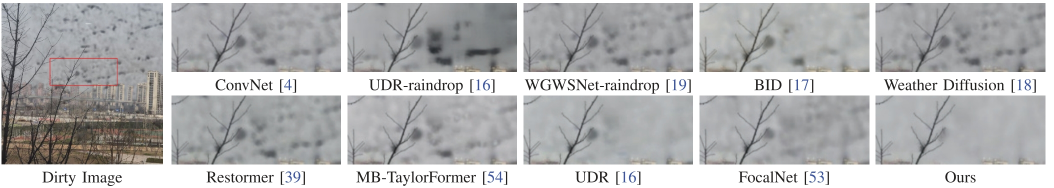
#> input picture assets/real_example.jpg, 2107 x 376 px (shown at 1/2 size)
$ python prepare_clean.py --input_dir ../assets --output_dir out
#> lines starting #> are read from the running program, lines starting #| are printed output that depends on the picture
"""Prepare clean 256x256 patches from DIV2K / Flickr2K images.

Each source image is rotated to portrait, center-square cropped, and resized
to ``--size`` (256 by default), following the dataset construction of the
paper. Suggested split (matching the released data): Flickr2K images
0001-2000 for training, 2001+ for testing (100 random images).

Usage:
    python synthesis/prepare_clean.py --input_dir /path/to/Flickr2K_HR \
        --output_dir datasets_clean/train --size 256
"""
import argparse
import os

import cv2
import numpy as np


def process(img, size):
#> called with size = 256
    H, W, C = img.shape
#> H = 376; W = 2107; C = 3
    if W > H:
        img = np.transpose(img, [1, 0, 2])
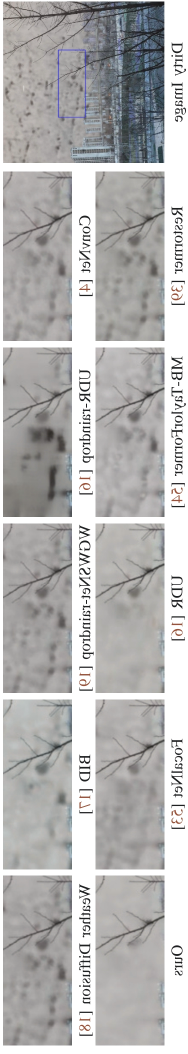
#> img: shape (2107, 376, 3) (shown at 1/2 size); mean of channels 0, 1, 2 180.3, 180.7, 181.4; drawn as B, G, R
        H, W = img.shape[:2]
#> H = 2107; W = 376
    mid = W // 2
#> mid = 188
    half = H // 2
#> half = 1053
    img = img[:, mid - half:mid + half, :]
    return cv2.resize(img, (size, size))
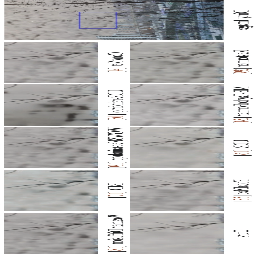
#> returned value: shape (256, 256, 3); mean of channels 0, 1, 2 179.9, 180.2, 181; drawn as B, G, R


def main():
    parser = argparse.ArgumentParser()
    parser.add_argument('--input_dir', required=True, help='DIV2K_HR or Flickr2K_HR folder')
    parser.add_argument('--output_dir', required=True)
    parser.add_argument('--size', type=int, default=256)
    args = parser.parse_args()

    os.makedirs(args.output_dir, exist_ok=True)
    files = sorted(f for f in os.listdir(args.input_dir)
                   if f.lower().endswith(('.png', '.jpg', '.jpeg')))
    for i, f in enumerate(files):
        img = cv2.cvtColor(cv2.imread(os.path.join(args.input_dir, f)), cv2.COLOR_BGR2RGB)
        out = process(img, args.size)
        cv2.imwrite(os.path.join(args.output_dir, f'{i}.png'),
                    cv2.cvtColor(out, cv2.COLOR_RGB2BGR))
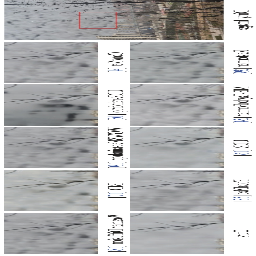
#> saved as 0.png: shape (256, 256, 3); mean B, G, R 181, 180.2, 179.9
#> pass 2 of the loop in main, `for i, f in enumerate(files):`:
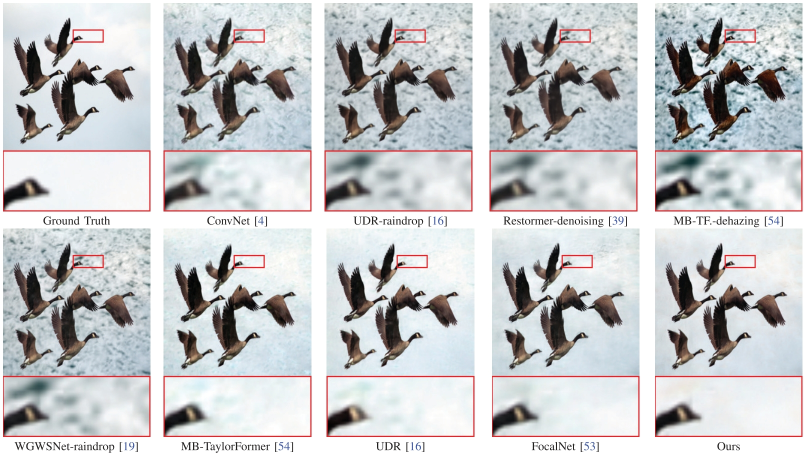
#> input picture assets/syn_example.jpg, 1607 x 907 px (shown at 1/2 size)
#> in process (call 2), `img = img[:, mid - half:mid + half, :]`:
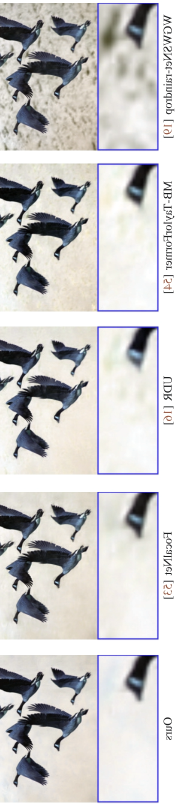
#> img: shape (1607, 350, 3) (shown at 1/2 size); mean of channels 0, 1, 2 200.1, 200.6, 202.2; drawn as B, G, R
#> in main, `cv2.imwrite(os.path.join(args.output_dir, f'{i}.png'), cv2.cvtColor(ou..`:
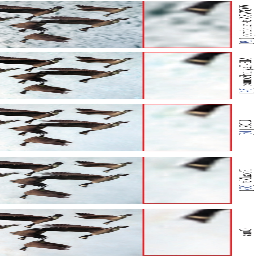
#> saved as 1.png: shape (256, 256, 3); mean B, G, R 202.3, 200.7, 200.2
    print(f'Saved {len(files)} clean patches to {args.output_dir}')


if __name__ == '__main__':
    main()
